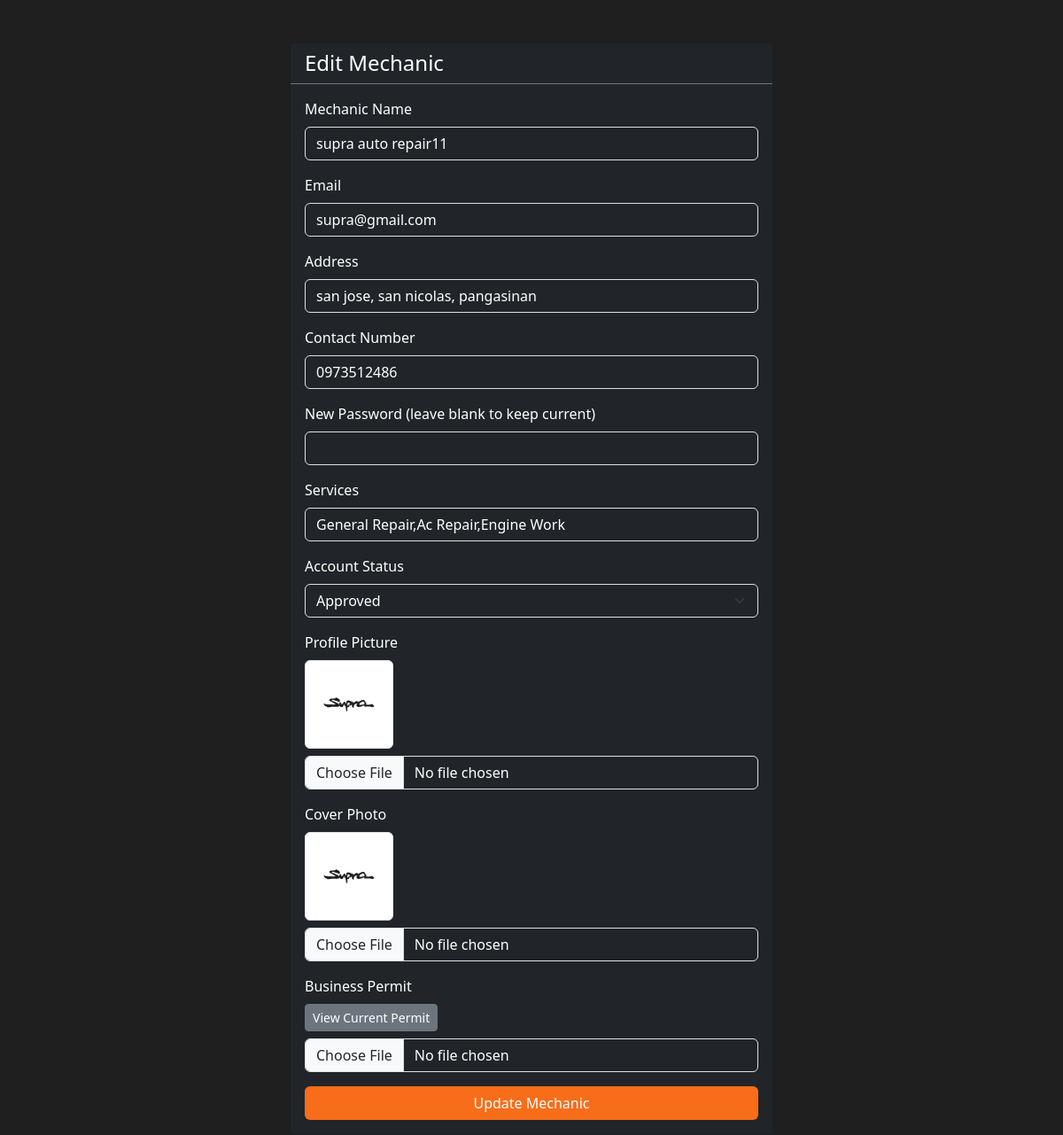
The page /admin/edit_mechanic.php?mechid=1 on the database its author committed.
### tables this page shows
CREATE TABLE `mechanics` (
  `mechid` int(11) NOT NULL,
  `mechName` varchar(500) NOT NULL,
  `mechEmail` varchar(200) NOT NULL,
  `mechaddr` varchar(500) NOT NULL,
  `mechno` varchar(11) NOT NULL,
  `mechpwd` varchar(100) NOT NULL,
  `mech_services` varchar(100) NOT NULL,
  `mech_pfp` varchar(100) NOT NULL,
  `mech_cover` varchar(100) NOT NULL,
  `business_permit` varchar(100) NOT NULL,
  `acc_status` varchar(100) NOT NULL
);

### utils/mechanics.php (called while the page is built, shortened)
<?php
require __DIR__ . '/config.php';
function getMechanics(): array
{
    global $connect;
    $query = "SELECT * FROM mechanics";
    $result = $connect->query($query);
    if ($result && $result->num_rows > 0) {
        $mechanics = $result->fetch_all(MYSQLI_ASSOC);
        return $mechanics;
    } else {
        echo $connect->error;
        return [];
    }
}

### admin/edit_mechanic.php (the view, shortened to what this page needs)
<?php
require '../utils/mechanics.php';
$mechid = isset($_GET['mechid']) ? (int)$_GET['mechid'] : 0;
$mechanics = getMechanics();
$mechanic = array_filter($mechanics, fn($m) => $m['mechid'] == $mechid);
$mechanic = reset($mechanic);
?>
<!DOCTYPE html>
<html lang="en">
<head>
    <link href="https://cdn.jsdelivr.net/npm/bootstrap@5.3.3/dist/css/bootstrap.min.css" rel="stylesheet">
</head>
<body style="background-color: #1F1F1F; color: white;">
    <div class="container mt-5">
        <div class="row justify-content-center">
            <div class="col-md-6">
                <div class="card bg-dark text-white">
                    <div class="card-header bg-dark border-bottom border-secondary">
                        <h4 class="mb-0">Edit Mechanic</h4>
                    </div>
                    <div class="card-body">
                        <form method="POST" action="" enctype="multipart/form-data">
                            <div class="mb-3">
                                <label class="form-label">Mechanic Name</label>
                                <input type="text" class="form-control bg-dark text-white" name="mechName"
                                       required value="<?php echo htmlspecialchars($mechanic['mechName']); ?>">
                            </div>
                            <div class="mb-3">
                                <label class="form-label">Email</label>
                                <input type="email" class="form-control bg-dark text-white" name="mechEmail"
                                       required value="<?php echo htmlspecialchars($mechanic['mechEmail']); ?>">
                            </div>
                            <div class="mb-3">
                                <label class="form-label">Address</label>
                                <input type="text" class="form-control bg-dark text-white" name="mechaddr"
                                       required value="<?php echo htmlspecialchars($mechanic['mechaddr']); ?>">
                            </div>
                            <div class="mb-3">
                                <label class="form-label">Contact Number</label>
                                <input type="text" class="form-control bg-dark text-white" name="mechno"
                                       required value="<?php echo htmlspecialchars($mechanic['mechno']); ?>">
                            </div>
                            <div class="mb-3">
                                <label class="form-label">New Password (leave blank to keep current)</label>
                                <input type="password" class="form-control bg-dark text-white" name="mechpwd">
                            </div>
                            <div class="mb-3">
                                <label class="form-label">Services</label>
                                <input type="text" class="form-control bg-dark text-white" name="mech_services"
                                       required value="<?php echo htmlspecialchars($mechanic['mech_services']); ?>">
                            </div>
                            <div class="mb-3">
                                <label class="form-label">Account Status</label>
                                <select class="form-select bg-dark text-white" name="acc_status" required>
                                    <option value="Approved" <?php echo strtolower($mechanic['acc_status']) == 'approved' ? 'selected' : ''; ?>>Approved</option>
                                </select>
                            </div>
                            <div class="mb-3">
                                <label class="form-label">Profile Picture</label>
                                <?php if ($mechanic['mech_pfp']): ?>
                                    <div class="mb-2">
                                        <img src="/callmechanic/image/<?php echo htmlspecialchars($mechanic['mech_pfp']); ?>"
                                             alt="Current profile picture" class="img-thumbnail" style="max-width: 100px;">
                                    </div>
                                <?php endif; ?>
                                <input type="file" class="form-control bg-dark text-white" name="mech_pfp" accept=".jpg,.jpeg,.png">
                            </div>
                            <div class="mb-3">
                                <label class="form-label">Cover Photo</label>
                                <?php if ($mechanic['mech_cover']): ?>
                                    <div class="mb-2">
                                        <img src="/callmechanic/image/<?php echo htmlspecialchars($mechanic['mech_cover']); ?>"
                                             alt="Current cover photo" class="img-thumbnail" style="max-width: 100px;">
                                    </div>
                                <?php endif; ?>
                                <input type="file" class="form-control bg-dark text-white" name="mech_cover" accept=".jpg,.jpeg,.png">
                            </div>
                            <div class="mb-3">
                                <label class="form-label">Business Permit</label>
                                <?php if ($mechanic['business_permit']): ?>
                                    <div class="mb-2">
                                        <a href="/callmechanic/documents/<?php echo htmlspecialchars($mechanic['business_permit']); ?>"
                                           target="_blank" class="btn btn-sm btn-secondary">View Current Permit</a>
                                    </div>
                                <?php endif; ?>
                                <input type="file" class="form-control bg-dark text-white" name="business_permit" accept=".jpg,.jpeg,.png,.pdf">
                            </div>
                            <button type="submit" class="btn w-100" style="background-color: #F86D1A; color: white;">Update Mechanic</button>
                        </form>
                    </div>
                </div>
            </div>
        </div>
    </div>
</body>
</html>

### rows shown on the page
mechanics: mechName "supra auto repair11", mechEmail "supra@gmail.com", mechaddr "san jose, san nicolas, pangasinan", mechno "0973512486", mech_services "General Repair,Ac Repair,Engine Work", acc_status "Approved", mech_pfp (picture), mech_cover (picture)
